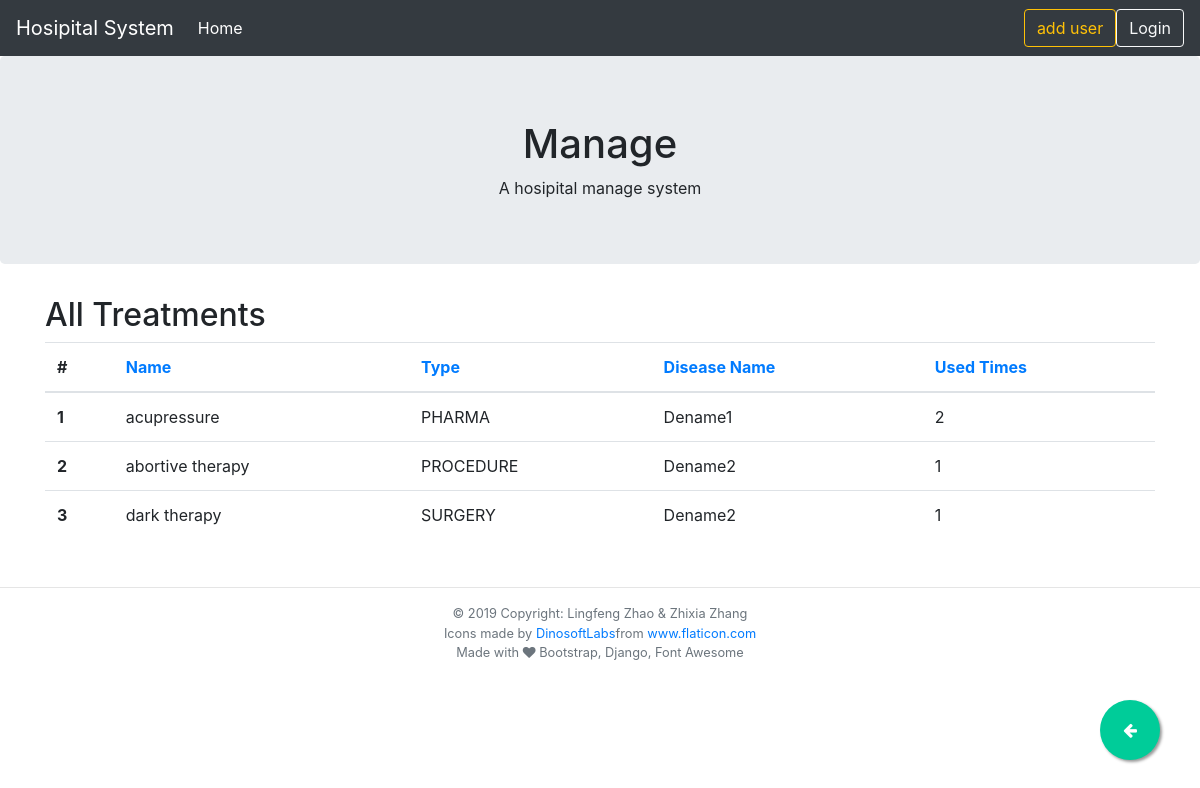
Page /treatment/ on the committed database.
### hospital/models.py (models this page shows, shortened)
class Treatment(models.Model):
    TYPE = [("PHARMA", "Pharma"), ("PROCEDURE", "Procedure"), ("SURGERY", "Surgery")]
    tid = models.AutoField(primary_key=True)
    tname = models.CharField(max_length=50)
    ttype = models.CharField(max_length=10,choices=TYPE)
    deid = models.ForeignKey(Disease, models.DO_NOTHING, db_column="deid")
    class Meta:
        db_table = "treatment"

class Disease(models.Model):
    deid = models.CharField(primary_key=True, max_length=6)
    dename = models.CharField(max_length=30)
    class Meta:
        db_table = "disease"

### hospital/views.py (the view, shortened to what this page needs)
# urls.py: path("treatment/", views.TreatmentView.as_view(), name="treatments"),
class TreatmentView(generic.ListView):
    model = Treatment
    template_name = "treatments.html"
    def get_context_data(self, **kwargs):
        context = super().get_context_data(**kwargs)
        context["treatment_form"] = TreatmentForm()
        return context
    def get_queryset(self):
        order = self.request.GET.get("order")
        order = {"name":"tname","type": "ttype", "diease": "deid", "count": "count"}.get(order)
        return super().get_queryset()

### hospital/templates/treatments.html (shortened to what this page needs)
{% extends 'base.html' %}
{% block content %}
<h2>All Treatments</h2>
{% if treatment_list %}
<table class="table table-hover">
    <thead>
        <tr>
            <th scope="col">#</th>
            <th scope="col"><a href="?order=name">Name</a></th>
            <th scope="col"><a href="?order=type">Type</a></th>
            <th scope="col"><a href="?order=diease">Disease Name</a></th>
            <th scope="col"><a href="?order=count">Used Times</a></th>
        </tr>
    </thead>
    <tbody>
        {% for treatment in treatment_list %}
        <tr>
            <th scope="row">{{forloop.counter}}</th>
            <td>{{ treatment.tname }}</td>
            <td>{{ treatment.ttype }}</td>
            <td>{{ treatment.deid.dename }}</td>
            <td>{{ treatment.patienttreatment_set.count }}</td>
        </tr>
        {% endfor %}
    </tbody>
</table>
{% else %}
<p>No treatment are available.</p>
{% endif %}
{% endblock content %}

### hospital/templates/base.html (style rules this page uses)
body { min-height: 800px; padding-top: 56px; }

### rows in the picture
Treatment: tname "acupressure", ttype "PHARMA", deid.dename "Dename1", patienttreatment_set.count "2"
Treatment: tname "abortive therapy", ttype "PROCEDURE", deid.dename "Dename2", patienttreatment_set.count "1"
Treatment: tname "dark therapy", ttype "SURGERY", deid.dename "Dename2", patienttreatment_set.count "1"
